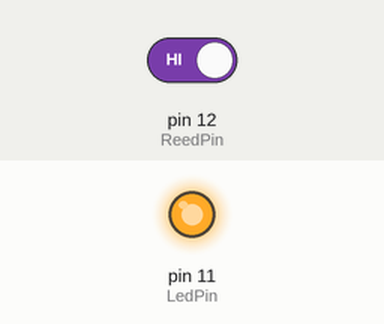
Recording of a program running on a simulated Raspberry Pi (header pin numbers). On the bench: output pins drawn as LEDs (lit = HIGH). The inputs (shaded band) are chosen by the test bench; at power-on: pin 12 (ReedPin) HIGH. What the program prints to the terminal is not drawn.

Above: at 1.2 s.
1.3 s: pin 12 (ReedPin) driven LOW
At 2.5 s:
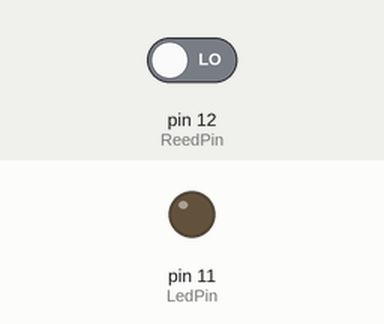
2.8 s: pin 12 (ReedPin) driven HIGH
At 3.8 s:
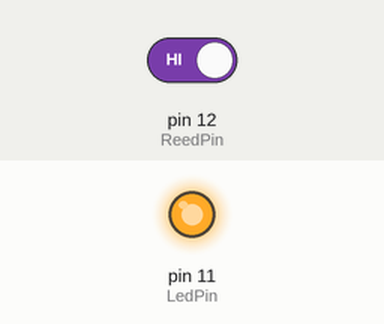
Timing chart, 0 to 5.8 s (numbered marks = the images above; inputs shaded):
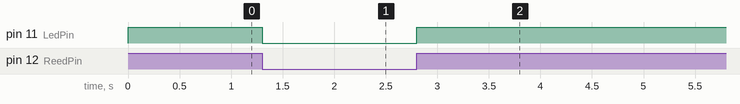

Measured:
- after the input at 1.3 s, pin 11 (LedPin): HIGH → LOW at once
- after the input at 2.8 s, pin 11 (LedPin): LOW → HIGH at once

The program:

07_reed.py
```python
#!/usr/bin/env python
import RPi.GPIO as GPIO

LedPin =  11    # pin11 --- led
ReedPin = 12    # pin12 --- Reed

def setup():
	GPIO.setwarnings(False)
	GPIO.setmode(GPIO.BOARD)       # Numbers GPIOs by physical location
	GPIO.setup(LedPin, GPIO.OUT)   # Set LedPin's mode is output
	GPIO.setup(ReedPin, GPIO.IN, pull_up_down=GPIO.PUD_UP)    # Set ReedPin's mode as input, and pull up to high level(3.3V)
	GPIO.output(LedPin, GPIO.HIGH) # Set LedPin high(+3.3V) to make led off

def loop():
	while True:
		if GPIO.input(ReedPin) == GPIO.LOW: # Check whether the button is pressed or not.
			print '...led on'
			GPIO.output(LedPin, GPIO.LOW)  # led on
		else:
			print 'led off...'
			GPIO.output(LedPin, GPIO.HIGH) # led off

def destroy():
	GPIO.output(LedPin, GPIO.HIGH)     # led off
	GPIO.cleanup()                     # Release resource

if __name__ == '__main__':     # Program start from here
	setup()
	try:
		loop()
	except KeyboardInterrupt:  # When 'Ctrl+C' is pressed, the child program destroy() will be  executed.
		destroy()
```
